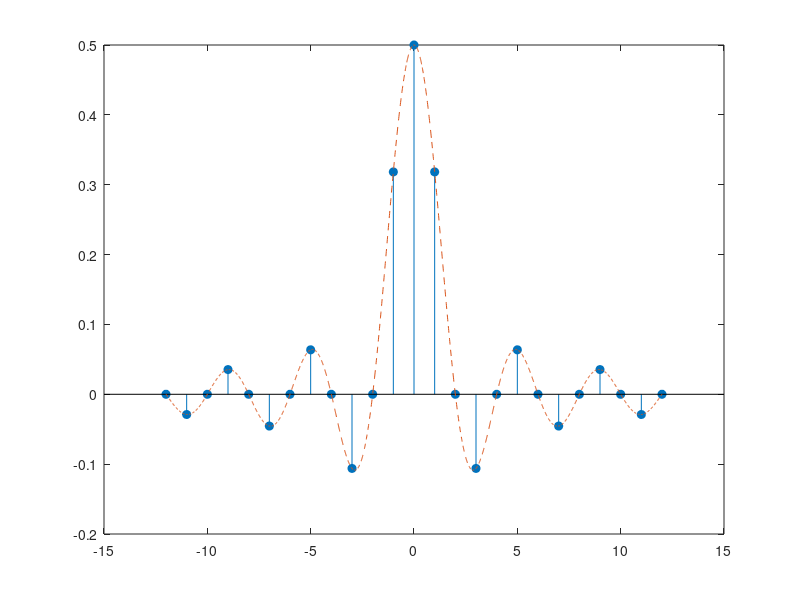

Here is the MATLAB script that generated this plot:
n=-12:12;
E=1;ta=0.5;
T=2*ta;w=2/T;
fn=(E*ta/T)*sinc(w*ta*n/2); %使用 sinc 函数构造了 sat 函数
stem(n,fn,'filled');
hold on
k=-12:0.01:12;
f=abs(E*ta/T)*sinc(w*ta*k/2);
plot(k,f,'--');